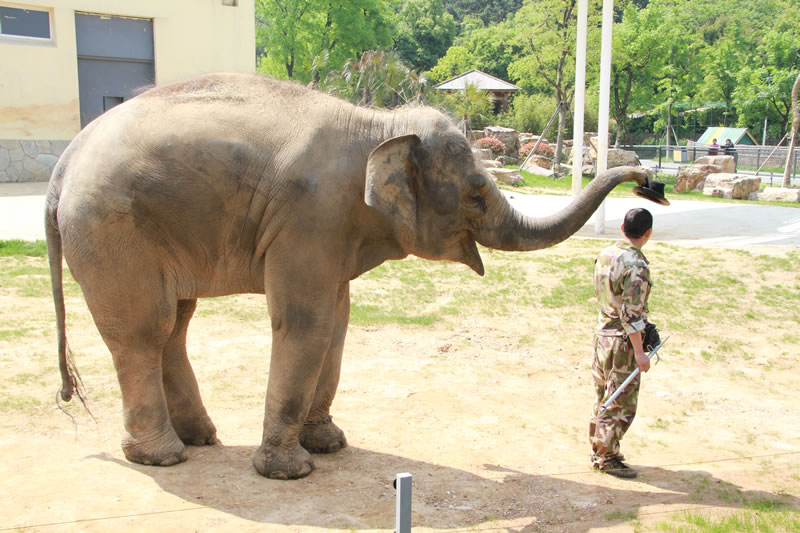
#> input picture data/elephant.jpg, 800 x 533 px
$ python 0502.py
#> lines starting #> are read from the running program, lines starting #| are printed output that depends on the picture
#0502.py
import cv2
import numpy as np

#1
src1 = cv2.imread('./data/elephant.jpg') # (533, 800, 3), BGR
#> src1 is the input picture: shape (533, 800, 3); mean B, G, R 144.3, 176.8, 185.1
src2 = cv2.imread('./data/eagle.jpg')    # (512, 773, 3), BGR
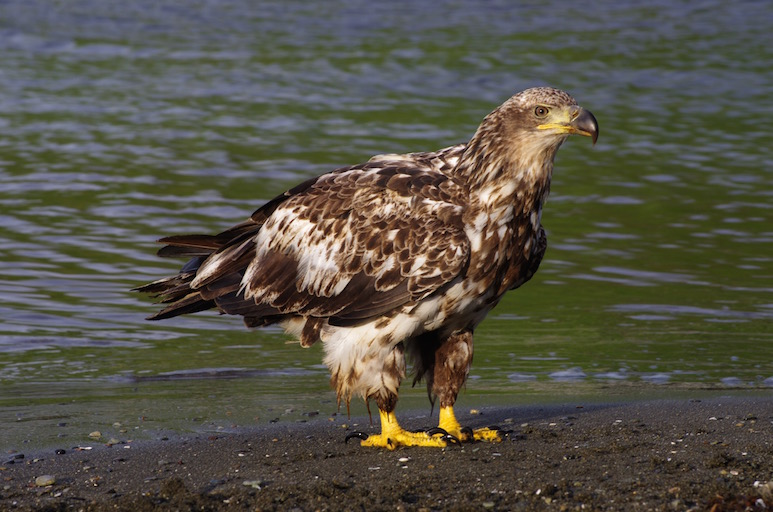
#> input picture data/eagle.jpg, 773 x 512 px
#> src2 is the input picture: shape (512, 773, 3); mean B, G, R 70.8, 82, 85.2
print("src1.shape=", src1.shape)
#| src1.shape= (533, 800, 3)
print("src2.shape=", src2.shape)
#| src2.shape= (512, 773, 3)

#2
blobs = cv2.dnn.blobFromImages([src1, src2], size=(300, 224), crop=True)
print("blobs.shape=", blobs.shape)
#| blobs.shape= (2, 3, 224, 300)

#3
for i in range(blobs.shape[0]):
    img = blobs[i].transpose([1, 2, 0])
    img = np.uint8(img)
    cv2.imshow("blobs[%d]"%i, img)
    cv2.waitKey()
#> this loop made 2 passes
#> pass 1, `img = blobs[i].transpose([1, 2, 0])`:
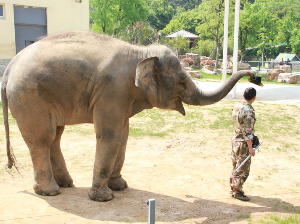
#> img: shape (224, 300, 3) float32; mean of channels 0, 1, 2 140.8, 172.8, 181.8; drawn as B, G, R
#> pass 2, `img = blobs[i].transpose([1, 2, 0])`:
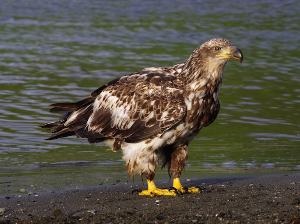
#> img: shape (224, 300, 3) float32; mean of channels 0, 1, 2 70.2, 82.1, 86; drawn as B, G, R

cv2.destroyAllWindows()
